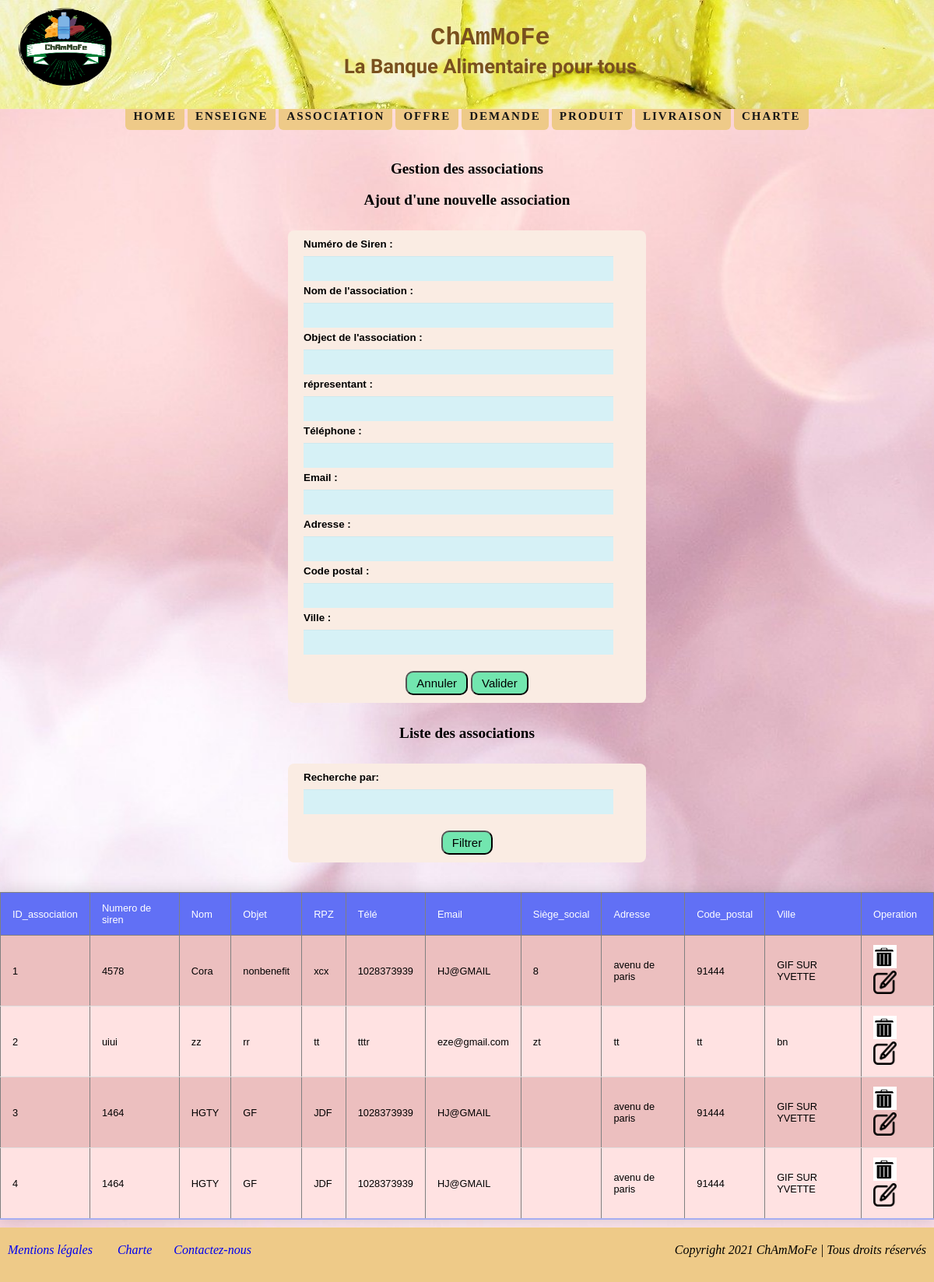
The page /index.php?page=3 on the database its author committed.
### tables this page shows
CREATE TABLE `association` (
  `idassoc` int(10) NOT NULL,
  `numSIREN` varchar(10) DEFAULT NULL,
  `nomassoc` varchar(35) NOT NULL,
  `objetassoc` varchar(35) NOT NULL,
  `rpzassoc` varchar(35) NOT NULL,
  `telassoc` varchar(10) NOT NULL,
  `emailassoc` varchar(50) NOT NULL,
  `siegesocialassoc` varchar(50) DEFAULT NULL,
  `adresseassoc` varchar(80) NOT NULL,
  `cpassoc` varchar(5) NOT NULL,
  `villeassoc` varchar(30) NOT NULL
);

### fonction.php (called while the page is built, shortened)
<?php
    function connexion ()
    {
        $connect = mysqli_connect("localhost","root","","antigaspi");
        return $connect;
    }
    function selectAllassociation ($mot ="")
    {
        if($mot =="")
        {
            $requete = "select * from association;";
        }
        $connect = connexion ();
        $resultats = mysqli_query($connect,$requete);
        $tab = array ();
        while ($ligne = mysqli_fetch_assoc($resultats))
        {
            $tab [] = $ligne;
        }
        return $tab;
    }
?>

### association.php (the view, shortened to what this page needs)
<center>
<div class="background_image">
<br/><br/>
<div class="titre_h1">Gestion des associations</div>
<br/>
    <?php
    $l_assoc = null;
    ?>
<div class="titre_h1">Ajout d'une nouvelle association</div> <br/>
<form method="post" action="">
<label for="numSIREN">Numéro de Siren :</label>
    <input id="numSIREN" type="text" name="numSIREN" value="<?php if ($l_assoc != null)
    echo $l_enseigne['numSIREN']; ?>">
<label for="nomassoc">Nom de l'association :</label>
    <input id="nomassoc" type="text" name="nomassoc" value="<?php if ($l_assoc != null)
    echo $l_enseigne['nomassoc']; ?>">
<label for="objetassoc">Object de l'association :</label>
    <input id="objetassoc" type="text" name="objetassoc" value="<?php if ($l_assoc != null)
    echo $l_enseigne['objetassoc']; ?>">
<label for="rpzassoc">répresentant :</label>
    <input id="rpzassoc" type="text" name="rpzassoc" value="<?php if ($l_assoc != null)
    echo $l_enseigne['rpzassoc']; ?>">
<label for="telassoc">Téléphone :</label>
    <input id="telassoc" type="text" name="telassoc" value="<?php if ($l_assoc != null)
    echo $l_enseigne['telassoc']; ?>">
<label for="emailassoc">Email :</label>
    <input id="emailassoc" type="email" name="emailassoc" value="<?php if ($l_assoc != null)
    echo $l_enseigne['emailassoc']; ?>">
<label for="adresseassoc">Adresse :</label>
    <input id="adresseassoc" type="text" name="adresseassoc" value="<?php if ($l_assoc != null)
    echo $l_enseigne['adresseassoc']; ?>">
<label for="cpassoc">Code postal :</label>
    <input id="cpassoc" type="text" name="cpassoc" value="<?php if ($l_assoc != null)
    echo $l_enseigne['cpassoc']; ?>">
<label for="villeassoc">Ville :</label>
    <input id="villeassoc" type="text" name="villeassoc" value="<?php if ($l_assoc != null)
    echo $l_enseigne['villeassoc']; ?>">
<div class="form-buttons">
        <input class="bouton"  type="reset" name="Annuler" value="Annuler">
        <input class="bouton" type="submit"
            <?php
            if ($l_assoc  != null) echo ' name="Modifier" value="Modifier"';
            else echo ' name="Valider" value="Valider"';
            ?>
        >
    </div>
</form>
<br/>
<div class="titre_h1">Liste des associations</div>
<br/>
<form method="post" action="">
    <label for="mot">Recherche par:</label>
    <input id="mot" type="text" name="mot">
    <div class="form-buttons">
        <input class="bouton" type="submit" name="Filtrer" value="Filtrer">
    </div>
</form>
<br/>
<?php
if(isset($_POST['Filtrer']))
{
    $mot = $_POST['mot'];
    $resultats = selectAllassociation($mot);
}
else
{
    $resultats = selectAllassociation();
}
?>
<table class="styled-table" border="1">
    <thead>
    <tr>
        <td >ID_association</td>
        <td >Numero de siren</td>
        <td >Nom</td>
        <td >Objet</td>
        <td >RPZ</td>
        <td >Télé</td>
        <td >Email</td>
        <td >Siège_social</td>
        <td >Adresse</td>
        <td >Code_postal</td>
        <td >Ville</td>
        <td >Operation</td>
    </tr>
    </thead>
   <tbody>
   <?php
   foreach ($resultats as $uneassoc)
   {
       echo "<tr> <td>".$uneassoc['idassoc']."</td>
           <td>".$uneassoc['numSIREN']."</td>
           <td>".$uneassoc['nomassoc']."</td>
           <td>".$uneassoc['objetassoc']."</td>
           <td>".$uneassoc['rpzassoc']."</td>
           <td>".$uneassoc['telassoc']."</td>
           <td>".$uneassoc['emailassoc']."</td>
           <td>".$uneassoc['siegesocialassoc']."</td>
           <td>".$uneassoc['adresseassoc']."</td>
           <td>".$uneassoc['cpassoc']."</td>
           <td>".$uneassoc['villeassoc']."</td>
            <td>
           <a href='index.php?page=3&action=sup&idassoc=".$uneassoc['idassoc']."'>
            <img src ='images/sup.png' height='30' width='30'></a>
            <a href='index.php?page=3&action=edit&idassoc=".$uneassoc['idassoc']."'>
            <img src ='images/edit.png' height='30' width='30'></a>
           </td>
        </tr>";
   }
   ?>
   </tbody>
</table>
</div>
</center>

### index.php (shortened to what this page needs)
<?php
require_once("fonction.php");
?>
<!DOCTYPE html>
<html>
<head>
    <link rel="stylesheet" href="https://cdnjs.cloudflare.com/ajax/libs/font-awesome/4.7.0/css/font-awesome.min.css">
    <link rel="stylesheet" href="styleChAmMoFe.css">
    <link rel="stylesheet" href="style.css">
</head>
<body>
<div class="conteneurHeader">
        <div class="logo"><img class="logoimage" src="logo_ChAmMoFe_2.png"> </div>
        <div class="Titre">ChAmMoFe <br>
            <span class="Slogan">La Banque Alimentaire  pour tous</span>
        </div>
</div>
<div class="menu_navigation">
<a href="index.php?page=1" class="btn">Home</a>
    <a href="index.php?page=2" class="btn">Enseigne</a>
    <a href="index.php?page=3" class="btn">Association</a>
    <a href="index.php?page=4" class="btn">Offre</a>
    <a href="index.php?page=5" class="btn">Demande</a>
    <a href="index.php?page=6" class="btn">Produit</a>
    <a href="index.php?page=7" class="btn">Livraison</a>
    <a href="index.php?page=8" class="btn">Charte</a>
</div>
   <?php
        if (isset($_GET['page'])){
            $page = $_GET ['page'];
        }
        else
        {
            $page =0;
        }
        switch ($page)
        {
            case 3: require_once ("association.php"); break;
        }
    ?>
<footer>
<div class='footer'>
     <div class="foot"><div class="Position-Left"> <a class="non_under" href="index.php?page=9">Mentions légales </a> &nbsp;&nbsp;&nbsp;&nbsp;&nbsp;&nbsp;<a class="non_under" href="index.php?page=8"> Charte </a> &nbsp;&nbsp;&nbsp;&nbsp;&nbsp;&nbsp;<a class="non_under" href="mailto:chammofe@gmail.com">Contactez-nous </a></div></div>
     <div class="foot"> <div class="Position-Right">Copyright 2021 ChAmMoFe | Tous droits réservés</div></div>
 </div>
</footer>
</body>
</html>

### StyleChAmMoFe.css (style rules this page uses)
.footer { display: grid; grid-template-columns: repeat(2,1fr); background: rgb(238, 202, 136); width:100%; height:50px; margin:0; padding-top: 20px; }
.foot { font-style: oblique; color:black; border: none; }
.non_under { text-decoration: none; }
.conteneurHeader { width:100%; height:140px; color:rgb(121, 80, 30); position: relative; background-image: url(images/lime-2481346_1920.jpg); }
.Titre { width:75%; height:80px; position: absolute; left:15%; font-size: 2em; text-align: center; font-family: 'Source Code Pro', monospace; font-weight: bolder; padding-top:30px; }
.logo { width:10%; height:fit-content; position: absolute; left:2%; top:7%; }
.logoimage { height:100px; width: 120px; }
.Slogan { font-size: 0.8em; font-family: 'Redressed', cursive; }
.Position-Right { float: right; margin-right: 10px; }
.Position-Left { float: left; position: absolute; margin-left: 10px; }
* { -webkit-transition-property: all; -webkit-transition-duration: .2s; -moz-transition-timing-function: cubic-bezier(100,50,21,6); -moz-transition-property: all; -moz-transition-timing-function: cubic-bezier(100,50,21,6); }
.menu_navigation { width:100%; height:30px; text-align: center; }
.btn { background:rgb(238, 202, 136); font-size:15px; text-decoration:none; letter-spacing:2px; text-transform:uppercase; color:rgb(22, 22, 22); font-weight: bolder; border-radius: 6px; padding:10px 10px; font-family: 'Leckerli One', cursive; }
.titre_h1 { font-family: 'Grand Hotel', cursive; font-weight: bolder; font-size: 1.2em; }
.bouton { font-family: 'Nunito', sans-serif; font-size: 15px; padding: 5px 12px; background-color: rgb(114, 230, 175); border-radius: 10px; cursor: pointer; }

### style.css (style rules this page uses)
.styled-table { border-collapse: collapse; margin: 10px 0; font-size: 0.8em; font-family: sans-serif; min-width: 400px; box-shadow: 0 0 20px rgba(0, 0, 0, 0.15); }
.styled-table thead tr { background-color: #6170f5; color: #ffffff; text-align: left; }
.styled-table th, .styled-table td { padding: 12px 15px; }
.styled-table tbody tr { border-bottom: 1px solid #dddddd; }
.styled-table tbody tr:nth-of-type(even) { background-color: #ffe2e2; }
.styled-table tbody tr:nth-of-type(odd) { background-color: #ecbfbf; }
.styled-table tbody tr:last-of-type { border-bottom: 2px solid #a6adf1; }
body { background-image: url(images/bokeh-2072271_1920.jpg); background-position: center; background-repeat: no-repeat; background-size: cover; margin: 0px; }
form { max-width: 35%; margin: 10px auto; padding: 10px 20px; background: #faece3; border-radius: 8px; text-align: left; }
input[type="text"], input[type="password"], input[type="date"], input[type="datetime"], input[type="email"], input[type="number"], input[type="search"], input[type="tel"], input[type="time"], input[type="url"], textarea, select { background: rgba(255,255,255,0.1); border: none; font-size: 11px; height: auto; margin: 0; outline: 0; padding: 10px; width: 90%; background-color: #d6f1f6; color: #8a97a0; box-shadow: 0 1px 0 rgba(0,0,0,0.03) inset; margin-bottom: 5px; }
label { display: block; margin-bottom: 8px; font-family: 'Nunito', sans-serif; font-weight: bold; font-size: smaller; }
.form-buttons { text-align: center; margin-top: 1em; }

### rows shown on the page
association: idassoc "1", numSIREN "4578", nomassoc "Cora", objetassoc "nonbenefit", rpzassoc "xcx", telassoc "1028373939", emailassoc "HJ@GMAIL", siegesocialassoc "8", adresseassoc "avenu de paris", cpassoc "91444", villeassoc "GIF SUR YVETTE"
association: idassoc "2", numSIREN "uiui", nomassoc "zz", objetassoc "rr", rpzassoc "tt", telassoc "tttr", emailassoc "eze@gmail.com", siegesocialassoc "zt", adresseassoc "tt", cpassoc "tt", villeassoc "bn"
association: idassoc "3", numSIREN "1464", nomassoc "HGTY", objetassoc "GF", rpzassoc "JDF", telassoc "1028373939", emailassoc "HJ@GMAIL", adresseassoc "avenu de paris", cpassoc "91444", villeassoc "GIF SUR YVETTE"
association: idassoc "4", numSIREN "1464", nomassoc "HGTY", objetassoc "GF", rpzassoc "JDF", telassoc "1028373939", emailassoc "HJ@GMAIL", adresseassoc "avenu de paris", cpassoc "91444", villeassoc "GIF SUR YVETTE"
